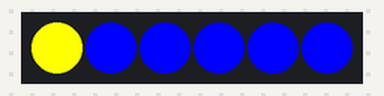
The sketch below on a simulated Arduino Uno, built with avr-gcc and run on an emulated ATmega328P. On the bench: 6 RGB LEDs in strip order, left to right.

Above: at 0.09 s.
At 0.45 s:
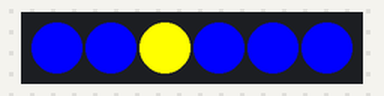
At 0.99 s:
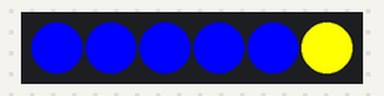
At 1.35 s:
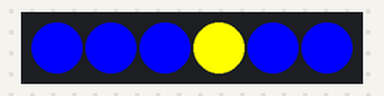
At 2.07 s:
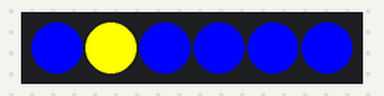
Timing chart, 0 to 40.0 s (numbered marks = the images above):
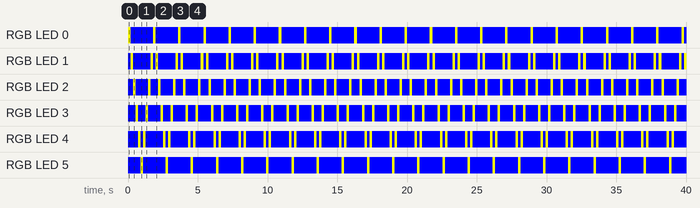

Measured:
- by itself, RGB LED 0: alternates RGB(255, 255, 0) for 0.18 s and RGB(0, 0, 255) for 1.6 s
- by itself, RGB LED 1: repeats every 1.8 s: RGB(255, 255, 0) 0.18 s, RGB(0, 0, 255) 1.3 s, RGB(255, 255, 0) 0.18 s, RGB(0, 0, 255) 0.18 s
- by itself, RGB LED 2: repeats every 1.8 s: RGB(255, 255, 0) 0.18 s, RGB(0, 0, 255) 0.90 s, RGB(255, 255, 0) 0.18 s, RGB(0, 0, 255) 0.54 s
- by itself, RGB LED 3: repeats every 1.8 s: RGB(255, 255, 0) 0.18 s, RGB(0, 0, 255) 0.54 s, RGB(255, 255, 0) 0.18 s, RGB(0, 0, 255) 0.90 s
- by itself, RGB LED 4: repeats every 1.8 s: RGB(255, 255, 0) 0.18 s, RGB(0, 0, 255) 0.18 s, RGB(255, 255, 0) 0.18 s, RGB(0, 0, 255) 1.3 s
- by itself, RGB LED 5: repeats every 1.8 s: RGB(255, 255, 0) 0.18 s, RGB(0, 0, 255) 1.6 s

The sketch:

nixie_bounce.ino
```cpp
#include <FastLED.h>
#define NUM_LEDS 6
CRGB leds[NUM_LEDS];
CLEDController *c;
int8_t idx=0, dir=1;
void setup(){ c=&FastLED.addLeds<WS2812,11,GRB>(leds,NUM_LEDS); }
void loop(){
  fill_solid(leds,NUM_LEDS,CRGB::Blue);
  leds[idx]=CRGB::Yellow;
  c->showLeds(255);
  delay(180);
  idx+=dir;
  if(idx==NUM_LEDS-1) dir=-1;
  if(idx==0) dir=1;
}
```
